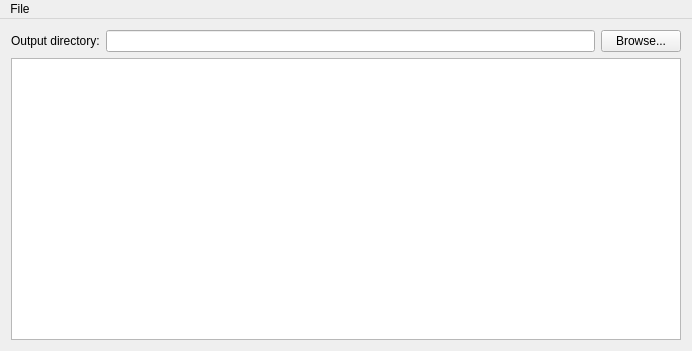
<?xml version="1.0" encoding="UTF-8"?>
<ui version="4.0">
 <class>MainWindow</class>
 <widget class="QMainWindow" name="MainWindow">
  <property name="geometry">
   <rect>
    <x>0</x>
    <y>0</y>
    <width>692</width>
    <height>351</height>
   </rect>
  </property>
  <property name="acceptDrops">
   <bool>true</bool>
  </property>
  <property name="windowTitle">
   <string>MainWindow</string>
  </property>
  <widget class="QWidget" name="centralWidget">
   <layout class="QVBoxLayout" name="verticalLayout">
    <item>
     <layout class="QHBoxLayout" name="horizontalLayout">
      <item>
       <widget class="QLabel" name="label">
        <property name="text">
         <string>Output directory:</string>
        </property>
       </widget>
      </item>
      <item>
       <widget class="QLineEdit" name="lineEdit"/>
      </item>
      <item>
       <widget class="QPushButton" name="buttonBrowseOutput">
        <property name="text">
         <string>Browse...</string>
        </property>
       </widget>
      </item>
     </layout>
    </item>
    <item>
     <widget class="TableWidget" name="tableCsv">
      <property name="dragDropMode">
       <enum>QAbstractItemView::DropOnly</enum>
      </property>
      <property name="defaultDropAction">
       <enum>Qt::IgnoreAction</enum>
      </property>
      <property name="selectionBehavior">
       <enum>QAbstractItemView::SelectRows</enum>
      </property>
     </widget>
    </item>
   </layout>
  </widget>
  <widget class="QMenuBar" name="menuBar">
   <property name="geometry">
    <rect>
     <x>0</x>
     <y>0</y>
     <width>692</width>
     <height>21</height>
    </rect>
   </property>
   <widget class="QMenu" name="menuFile">
    <property name="title">
     <string>File</string>
    </property>
    <addaction name="actionOpen"/>
   </widget>
   <addaction name="menuFile"/>
  </widget>
  <action name="actionOpen">
   <property name="text">
    <string>Open</string>
   </property>
   <property name="shortcut">
    <string>O</string>
   </property>
  </action>
 </widget>
 <layoutdefault spacing="6" margin="11"/>
 <customwidgets>
  <customwidget>
   <class>TableWidget</class>
   <extends>QTableWidget</extends>
   <header>tablewidget.hpp</header>
  </customwidget>
 </customwidgets>
 <resources/>
 <connections/>
</ui>
